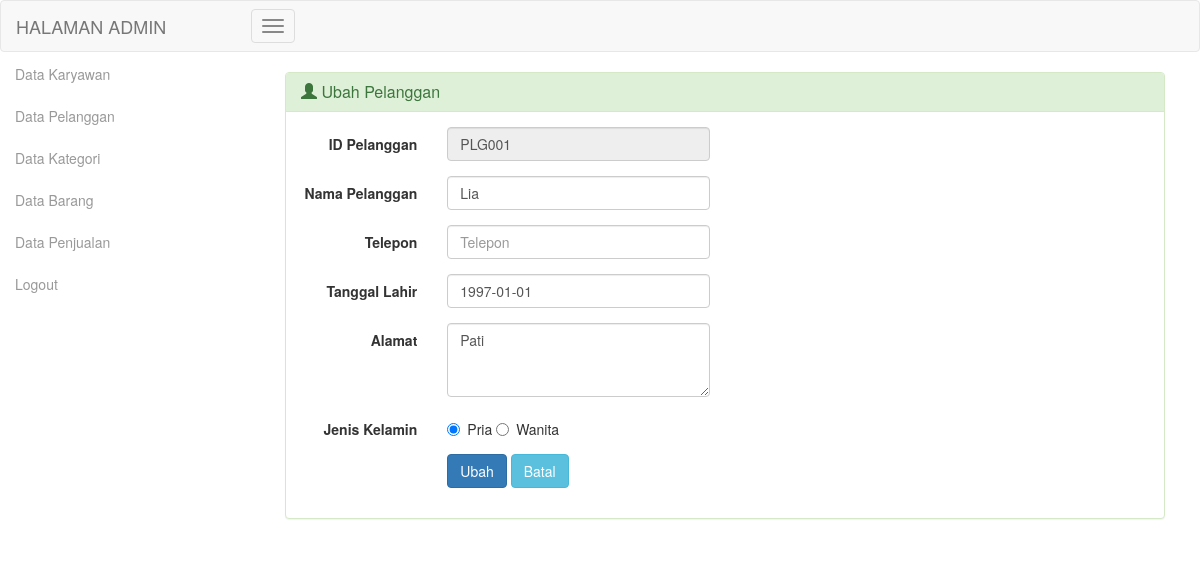
Screenshot of /admin/index.php?page=pelanggan_ubah&id=PLG001 (signed in) with the database file from the repository.
### tables this page shows
CREATE TABLE IF NOT EXISTS `pelanggan` (
  `id_pelanggan` varchar(15) NOT NULL DEFAULT '',
  `nama_pelanggan` varchar(50) DEFAULT NULL,
  `telepon` varchar(15) DEFAULT NULL,
  `tanggal_lahir` date DEFAULT NULL,
  `alamat` varchar(100) DEFAULT NULL,
  `jenis_kelamin` varchar(10) DEFAULT NULL
);

### admin/pelanggan_ubah.php (the view, shortened to what this page needs)
<?php
	if (!$_GET['id']=="") {
		$sql = mysql_query("SELECT * FROM pelanggan WHERE id_pelanggan='".$_GET['id']."'")
			or die (mysql_error());
		$data = mysql_fetch_array($sql);
	}
?>
<!doctype html>
<html lang="id">
	<head>
	</head>
	<body>
		<div class="col-sm-12">
			<div class="panel panel-success">
				<div class="panel-heading">
					<h3 class="panel-title"><span class="glyphicon glyphicon-user"></span> Ubah Pelanggan </h3>
				</div>
				<div class="panel-body">
					<form class="form-horizontal" name="frmUbah" method="post" enctype="multipart/form-data">
						<div class="form-group">
							<label for="id_pelanggan" class="control-label col-sm-2">ID Pelanggan</label>
							<div class="col-sm-4">
								<input type="text" class="form-control" name="txtid_pelanggan" placeholder="ID Pelanggan"
								value="<?php echo $data['id_pelanggan']; ?>" readonly />
							</div>
						</div>
						<div class="form-group">
							<label for="nama_pelanggan" class="control-label col-sm-2">Nama Pelanggan</label>
							<div class="col-sm-4">
								<input type="text" class="form-control" name="txtnama_pelanggan" placeholder="Nama Pelanggan"
								value="<?php echo $data['nama_pelanggan']; ?>" />
							</div>
						</div>
						<div class="form-group">
							<label for="telepon" class="control-label col-sm-2">Telepon</label>
							<div class="col-sm-4">
								<input type="text" class="form-control" name="txttelepon" placeholder="Telepon"
								value="<?php echo $data['telepon']; ?>" />
							</div>
						</div>
						<div class="form-group">
                        	<label for="tanggal_lahir" class="control-label col-sm-2">Tanggal Lahir</label>
                        	<div class="col-sm-4">
                        		<input type="text" class="form-control" name="txttanggal_lahir" id="datepicker" placeholder="Tanggal Lahir" value="<?php echo $data['tanggal_lahir']; ?>"/>
                        	</div>
                 		</div>
                 		<div class="form-group">
							<label for="alamat" class="control-label col-sm-2">Alamat</label>
							<div class="col-sm-4">
								<textarea class="form-control" name="taalamat" rows="3" placeholder="Alamat"><?php echo $data['alamat']; ?></textarea>
							</div>
						</div>
						<div class="form-group">
							<label for="jenis_kelamin" class="control-label col-sm-2">Jenis Kelamin</label>
							<div class="col-sm-4">
								<div class="radio">
								<label>
									<input type="radio" name="rbjenis_kelamin" value="Pria"
									<?php if($data['jenis_kelamin']=="Pria"){ echo "checked"; }; ?> />
										Pria
								</label>
								<label>
									<input type="radio" name="rbjenis_kelamin" value="Wanita"
									<?php if($data['jenis_kelamin']=="Wanita"){ echo "checked"; }; ?> />
										Wanita
								</label>
								</div>
							</div>
						</div>
						<div class="form-group">
							<div class="col-sm-offset-2 col-sm-3">
								<button type="submit" class="btn btn-primary" name="btnUbah">Ubah</button>
								<button type="reset" class="btn btn-info" name="btnBatal"
								onclick="window.location.href='?page=pelanggan_tampil'">Batal</button>
							</div>
						</div>
					</form>
				</div>
			</div>
		</div>
	</body>
</html>

### rows the page displays
pelanggan: txtid_pelanggan "PLG001", txtnama_pelanggan "Lia", txttanggal_lahir "1997-01-01", taalamat "Pati", jenis_kelamin "☑ Pria", jenis_kelamin "☐ Wanita"
